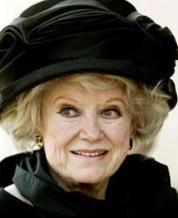
#> input picture datasets/celeba/test/182638.jpg, 178 x 218 px
$ python -i canny.py   (imports and definitions only)
#> lines starting #> are read from the running program, lines starting #| are printed output that depends on the picture
#> further down, picture is the input picture: shape (218, 178, 3); mean B, G, R 63.6, 76.6, 85.4
import numpy as np
import cv2 as cv

def canny(img, guassian_blur_sigma=1.0, sobel_size=3, lowThresholdRatio=0.05, highThresholdRatio=0.09):
    """
    A simple wrapper for OpenCV's Canny function, using a dynamic thresholding strategy instead of a fixed value one
    """
#> called with guassian_blur_sigma = 1, sobel_size = 3, lowThresholdRatio = 0.05, highThresholdRatio = 0.09
    g_ksize = int(guassian_blur_sigma * 6) - 1
    blurred = cv.GaussianBlur(img, (g_ksize, g_ksize), guassian_blur_sigma)
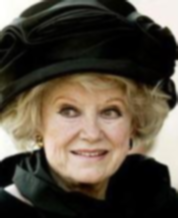
#> blurred: shape (218, 178, 3); mean B, G, R 63.6, 76.5, 85.4
    gx = cv.Sobel(img, cv.CV_16SC1, 1, 0, ksize=sobel_size)
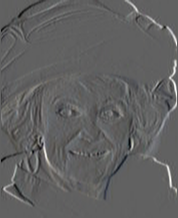
#> gx: shape (218, 178, 3) int16; mean B, G, R 3.8, 3.7, 3.8; drawn with min black and max white
    gy = cv.Sobel(img, cv.CV_16SC1, 0, 1, ksize=sobel_size)
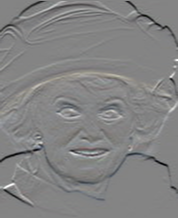
#> gy: shape (218, 178, 3) int16; mean B, G, R -5.3, -5.6, -5.5; drawn with min black and max white
    g = np.hypot(gx, gy).max()
#> g = 959
    highThreshold = g * highThresholdRatio
#> highThreshold = 86.31
    lowThreshold = highThreshold * lowThresholdRatio
#> lowThreshold = 4.32
    return cv.Canny(gx, gy, lowThreshold, highThreshold, L2gradient=True)
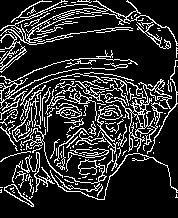
#> returned value: shape (218, 178); 18% white in thin lines or dots

>>> import cv2
>>> picture = cv2.imread('../datasets/celeba/test/182638.jpg')
>>> result = canny(picture)

$ run again, on datasets/celeba/test/182639.jpg
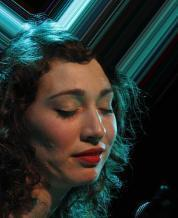
#> input picture datasets/celeba/test/182639.jpg, 178 x 218 px
#> picture is the input picture: shape (218, 178, 3); mean B, G, R 44.3, 48.5, 41.6
#> in canny, `gy = cv.Sobel(img, cv.CV_16SC1, 0, 1, ksize=sobel_size)`:
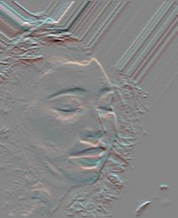
#> gy: shape (218, 178, 3) int16; mean B, G, R -0.9, -0.6, -0.2; drawn with min black and max white
#> g = 794
#> highThreshold = 71.46
#> lowThreshold = 3.57
#> in canny, `return cv.Canny(gx, gy, lowThreshold, highThreshold, L2gradient=True)`:
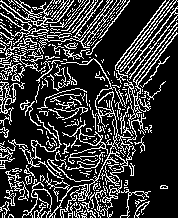
#> returned value: shape (218, 178); 22.4% white in thin lines or dots

$ run again, on datasets/celeba/test/182650.jpg
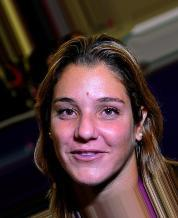
#> input picture datasets/celeba/test/182650.jpg, 178 x 218 px
#> picture is the input picture: shape (218, 178, 3); mean B, G, R 53.4, 54.9, 76.6
#> in canny, `gy = cv.Sobel(img, cv.CV_16SC1, 0, 1, ksize=sobel_size)`:
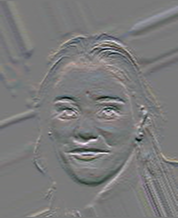
#> gy: shape (218, 178, 3) int16; mean B, G, R 1.3, 0.7, 1.1; drawn with min black and max white
#> g = 748.3
#> highThreshold = 67.34
#> lowThreshold = 3.37
#> in canny, `return cv.Canny(gx, gy, lowThreshold, highThreshold, L2gradient=True)`:
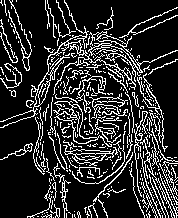
#> returned value: shape (218, 178); 18.3% white in thin lines or dots
